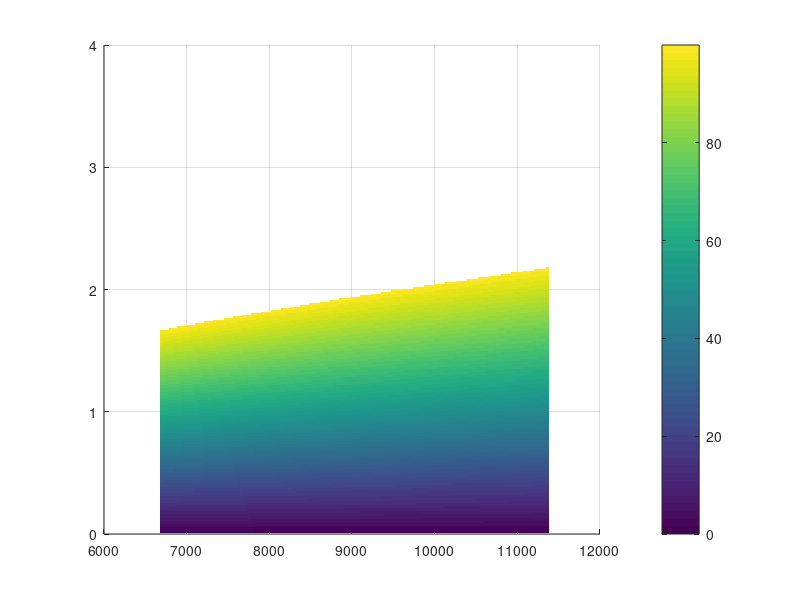

MATLAB code for this plot: (Note: this script raises an error after producing the figure.)
%%% Impulsive Inclination and/or RAAN Maneuver
% Author: Dylan Thomas

% Equations for Delta V of maneuvers are derived from Gauss' Variational
% Equations as shown in Schaub and Alfriend's "Impulsive Feedback to
% Establish Specific Mean Orbital Elements of Spacecraft Formations", 2001
clearvars; clc; delete('*.asv');

%%%%%%%%%%%%%%%%%%%%%%%%%%%%%%%%%%%%%%%%%%%%%%%%%%%%%%%%%%%%%%%%%%%%%%%%%%%
%%% Spacecraft Properties

f1 = 'Name';
f2 = 'M_total';
f3 = 'M_prop';
f4 = 'I_sp';
f5 = 'T_nom';

v1 = {'Aerojet CHAMPS-120XW'};
v2 = {14};      % [kg]
v3 = {1.5};     % [kg]
v4 = {203};     % [s]
v5 = {4*2.79};  % [N]

spacecraft = struct(f1,v1,f2,v2,f3,v3,f4,v4,f5,v5);

%%%%%%%%%%%%%%%%%%%%%%%%%%%%%%%%%%%%%%%%%%%%%%%%%%%%%%%%%%%%%%%%%%%%%%%%%%%
%%% Setting up problem constants, etc.

% Parameter Inputs, constants across all codes
R_eq = 6378.137;                        % [km]          - Equatorial Radius of Earth
mu = 398600;                            % [km^3/s^2]    - Gravitational Parameter of Earth
g = 9.81/1000;                          % [km/s^2]      - Acceleration due to Gravity
nominalPropMass = 1.5;                  % [kg]          - Nominal Propellant Mass
num_pts = 300;                          %               - Num. of points
deg2rad = pi/180;                       % [rad/deg]     - Conversion from radians to degrees

% Orbital properties
ecc = 0;                                %               - Orbit Eccentricity (Constant)
init_alt = linspace(300,5000,num_pts);  % [km]          - Initial Orbit Altitude
R_p = init_alt + R_eq;                  % [km]          - Initial Orbit Perigee
SMA = R_p/(1-ecc);                      % [km]          - Initial Orbit Semi-Major Axis
h = sqrt(mu*SMA*(1-ecc.^2));            % [km^2/sec]    - Initial Orbit Angular Momentum
inc = 51.6*deg2rad;                     % [deg]         - Target Orbit Inclination

%%%% Note:
% Separate parameters for combined maneuver, plot surface of di vs. dOM on
% a certain number of discrete orbit radiuses 
Discrete_Radius = [6800 7500 10000];

% Parameterized variables we're interested in
delta_i_d = linspace(0,4,num_pts);      % [deg]         - Inclination Change
delta_OM_d = linspace(0,4,num_pts);     % [deg]         - RAAN Change

% Convert to radians
delta_i_r = delta_i_d*deg2rad;     
delta_OM_r = delta_OM_d*deg2rad;

% Calculate the DeltaV available with the used thruster
% Ideal Rocket Equation, See Vallado Equation 6-42
Dv_avail = g*spacecraft.I_sp*log(spacecraft.M_total/(spacecraft.M_total-spacecraft.M_prop));

% Cases to consider
method = {'Inclination Maneuver','RAAN Maneuver','Combined Maneuver'};

%%%%%%%%%%%%%%%%%%%%%%%%%%%%%%%%%%%%%%%%%%%%%%%%%%%%%%%%%%%%%%%%%%%%%%%%%%%
%%% Building the design space

% Equation for inclination/RAAN change
% See Schaub & Alfriend, Eq. 9
Dv = @(del_i,del_OM,r,h) (h./r).*sqrt(del_i.^2 + ...
    (del_OM.^2).*sin(inc*ones(num_pts)-del_i).^2);

% Build matrices for orbital element changes
dIncMat = repmat(delta_i_r,num_pts,1);
dRAANMat = repmat(delta_OM_r',1,num_pts);

% Memory allocation
Dv_Req = zeros(num_pts,num_pts,num_pts);
% Calculates each burn's DeltaV and sums them for the total burn DeltaV
for ii=1:num_pts
    Dv_Req(:,:,ii) = Dv(dIncMat,dRAANMat,SMA(ii),h(ii));
end

%%%%%%%%%%%%%%%%%%%%%%%%%%%%%%%%%%%%%%%%%%%%%%%%%%%%%%%%%%%%%%%%%%%%%%%%%%%
%%% Calculate DeltaV & mass percent for each maneuver case

for iter=1:length(method)
    
    % Switch on maneuver case
    maneuver_case  = method{iter};
    switch maneuver_case
        case 'Inclination Maneuver'
            display(method(iter))
            
            % Memory allocation & reset temporary variables
            Mass_percent = zeros(num_pts,num_pts);
            Dv_total = Dv_Req(1,:,:);
            
            % Loop calculates mass percent for each SMA
            for ii=1:num_pts
                
                % Total DeltaV required cannot exceed DeltaV available
                index = Dv_total(1,:,ii)>=Dv_avail;
                Dv_total(1,index,ii) = NaN;
                
                % Determine mass with Ideal Rocket Equation
                M_prop_vec = spacecraft.M_total*(1-exp(-(Dv_total(1,:,ii))/(g*spacecraft.I_sp)));
                Mass_percent(:,ii) = M_prop_vec/nominalPropMass*100;
            end
            
            % Plotting
            figure(iter)
            hold on
            grid on
            surf(SMA,delta_i_d,Mass_percent,'EdgeColor','None')
            c = colorbar;
            c.Label.String = 'Percent Propellant Mass Burned';
            title1 = title(method(iter));
            xl = xlabel('Orbit Radius, [km]');
            yl = ylabel('Inclination Change $\delta i$, [deg]');
            set([title1 xl yl],'interpreter','latex','fontsize',12)
            axis tight
            hold off
          
            %%%%%%%%%%%%%%%%%%%%%%%%%%%%%%%%%%%%%%%%%%%%%%%%%%%%%%%%%%%%%%%
        case 'RAAN Maneuver'
            display(method(iter))
            
            % Memory allocation & reset temporary variables
            Mass_percent = zeros(num_pts,num_pts);
            Dv_total = Dv_Req(:,1,:);
            
            % Loop calculates mass percent for each SMA
            for ii=1:num_pts
                
                % Total DeltaV required cannot exceed DeltaV available
                index = Dv_total(:,1,ii)>=Dv_avail;
                Dv_total(index,1,ii) = NaN;
                
                % Determine mass with Ideal Rocket Equation
                M_prop_vec = spacecraft.M_total*(1-exp(-(Dv_total(:,1,ii))/(g*spacecraft.I_sp)));
                Mass_percent(:,ii) = M_prop_vec/nominalPropMass*100;
            end
            
            % Plotting stuff
            figure(iter)
            hold on
            grid on
            surf(SMA,delta_OM_d,Mass_percent,'EdgeColor','None')
            c = colorbar;
            c.Label.String = 'Percent Propellant Mass Burned';
            title1 = title(method(iter));
            xl = xlabel('Orbit Radius, [km]');
            yl = ylabel('RAAN Change $\delta \Omega$, [deg]');
            set([title1 xl yl],'interpreter','latex','fontsize',12)
            axis tight
            hold off
            
            %%%%%%%%%%%%%%%%%%%%%%%%%%%%%%%%%%%%%%%%%%%%%%%%%%%%%%%%%%%%%%%
        case 'Combined Maneuver'
            display(method(iter))
            
            % Determine the discrete SMA to calculate, get angular momentum
            SMA = Discrete_Radius/(1-ecc);
            h = sqrt(mu*SMA*(1-ecc.^2)); 
            
            Dv_Req = zeros(num_pts,num_pts,length(SMA));
            % Recalculates DeltaV required at discrete SMA
            for ii=1:length(SMA)
                Dv_Req(:,:,ii) = Dv(dIncMat,dRAANMat,SMA(ii),h(ii));
            end
            
            % Memory allocation & reset temporary variables
            Mass_percent = zeros(num_pts,num_pts);
            Dv_total = Dv_Req;
            
            % Loop calculates mass percent for each SMA
            for ii=1:length(SMA)
                
                % Delta V required cannot exceed Delta V available
                index = Dv_total(:,:,ii)>=Dv_avail;
                for kk=1:num_pts
                    for jj=1:num_pts
                        if Dv_total(kk,jj,ii)>=Dv_avail
                            Dv_total(kk,jj,ii) = NaN;
                        end
                    end
                end
                
                % Determine mass with Ideal Rocket Equation
                M_prop_vec = spacecraft.M_total*(1-exp(-(Dv_total(:,:,ii))/(g*spacecraft.I_sp)));
                Mass_percent(:,:,ii) = M_prop_vec/nominalPropMass*100;
                
                % Plotting
                figure(iter+ii-1)
                hold on
                grid on
                surf(delta_i_d,delta_OM_d,Mass_percent(:,:,ii),'EdgeColor','None')
%                 colormap(gray)
                c = colorbar;
                c.Label.String = 'Percent Propellant Mass Burned';
                title1 = title(strcat(method(iter), ', $R=',num2str(SMA(ii)),'$'));
                xl = xlabel('Inclination Change $\delta i$, [deg]');
                yl = ylabel('RAAN Change $\delta \Omega$, [deg]');
                set([title1 xl yl],'interpreter','latex','fontsize',12)
                axis tight
                hold off
            end         
    end

end

